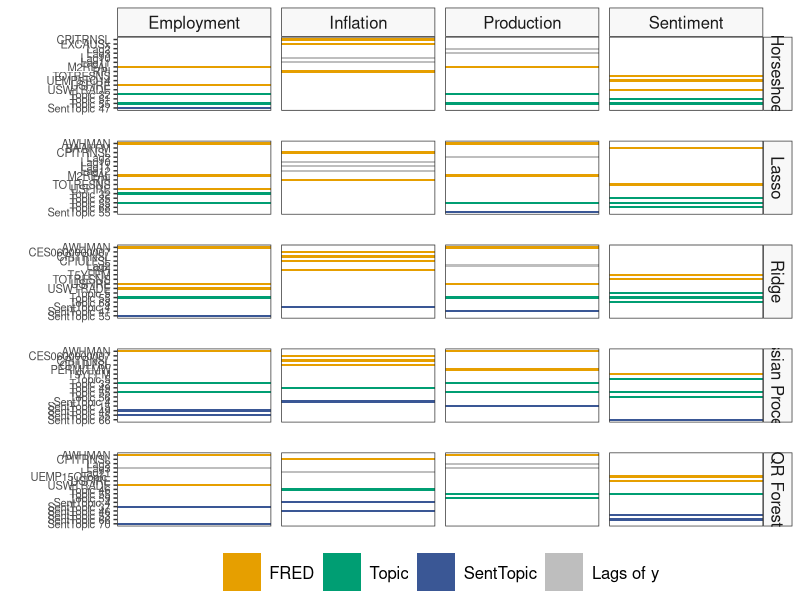

Here is the R script that generated this plot:
library(tidyverse)

# Set path to folder 'Results'
# setwd("")

# Colors
r_colors <- c(
  "#000000", "#E69F00", "#3a5795", "#56B4E9", "#009E73", "#0072B2",
  "#D55E00", "#CC79A7"
)

# Data in 'Results'
sheets <- readxl::excel_sheets("beta_results_80_10.xlsx")
df_betas <- purrr::map_df(sheets, ~ dplyr::mutate(
  readxl::read_excel("beta_results_80_10.xlsx",
                     sheet = .x
  ),
  sheetname = .x
)) |>
  relocate(Row, sheetname, CPIAUCSL, INDPRO, UMCSENTx, CE16OV)

# Make tibble for ggplot
df_betas <- df_betas |>
  mutate(
    q = parse_number(str_extract(sheetname, "q=\\d+")),
    h = parse_number(str_extract(sheetname, "hfore\\d+")),
    response = str_extract(sheetname, "INDPRO|CPI|UMCSENT|CE16"),
    response = case_when(
      response == "CE16" ~ "Employment",
      response == "CPI" ~ "Inflation",
      response == "INDPRO" ~ "Production",
      response == "UMCSENT" ~ "Sentiment"
    )
  ) |>
  select(-sheetname) |>
  mutate(
    Model = str_extract(Row, "Model=\\w+_"),
    Model = str_extract(Model, "=\\w+"),
    Model = str_remove_all(Model, "=|_|Text|Fred|Both"),
    Model = case_when(
      Model == "HS" ~ "Horseshoe",
      Model == "LASSO" ~ "Lasso",
      Model == "RIDGE" ~ "Ridge",
      Model == "BayesianKernel" ~ "Gaussian Processes",
      Model == "Tree" ~ "QR Forest"
    )
  ) |>
  relocate(Model) |>
  select(-Row) |>
  pivot_longer(!c(Model, q, response, h),
               names_to  = "var",
               values_to = "value"
  ) |>
  mutate(value = abs(value)) |>
  group_by(Model, q, response) |> # pred_set,
  arrange(desc(value), .by_group = T) |>
  ungroup() |>
  mutate(Model = fct_relevel(Model, "Horseshoe", "Lasso", "Ridge")) |>
  mutate(var = str_replace(var, "-", "")) |>
  mutate(var = if_else(str_detect(var, "ylag"), str_c("Lag", str_extract(var, "\\d+")), var))

# Set order for factors
plot_b_df <- df_betas |>
  filter(
    q == 10,
    h == 2
  ) |>
  group_by(Model, response) |>
  drop_na() |>
  mutate(value = value / max(value, na.rm = T)) |>
  slice_max(n = 5, order_by = value, with_ties = T, na_rm = T) |>
  mutate(value = 1) |>
  mutate(
    fred_news = case_when(
      str_detect(var, "Lag") ~ "Lags of y",
      str_detect(var, "^V\\d+$") ~ "Topic",
      str_detect(var, "sent_") ~ "SentTopic",
      !str_detect(var, "Lag|Topic") ~ "FRED"
    ),
    fred_news = as.factor(fred_news)
  ) |>
  mutate(fred_news = fct_relevel(as_factor(fred_news), "FRED", "Topic", "SentTopic")) |>
  mutate(
    var = str_replace(var, "V", "Topic "),
    var = str_replace(var, "sent_Topic ", "SentTopic ")
  ) |>
  mutate(var = as_factor(var)) |>
  ungroup()

# relevel such that fred first, then topics and then senttopics
all_levels <- plot_b_df$var |>
  levels() |>
  sort()
level_no_topics <- all_levels[!str_starts(all_levels, "Topic|SentTopic")] |> str_sort(numeric = T)
level_topics <- all_levels[str_starts(all_levels, "Topic")] |> str_sort(numeric = T)
level_sent_topics <- all_levels[str_starts(all_levels, "SentTopic")] |> str_sort(numeric = T)
plot_b_df$var <- fct_relevel(plot_b_df$var, c(level_no_topics, level_topics, level_sent_topics))

# Make ggplot
plot_b_df |>
  ggplot() +
  theme_bw() +
  geom_col(aes(value, var, fill = fred_news), alpha = 1, width = 0.5) +
  facet_grid(Model ~ response, scales = "free_y") +
  theme(
    strip.background = element_rect(fill = alpha("gray", 0.1)),
    panel.grid.major = element_blank(),
    panel.grid.minor = element_blank(),
    axis.text.x = element_blank(),
    axis.ticks.x = element_blank(),
    panel.spacing.x = unit(0.5, "lines"),
    panel.spacing.y = unit(1.5, "lines"),
    text = element_text(size = 12),
    axis.text = element_text(size = 8),
    strip.text.x = element_text(size = 12),
    strip.text.y = element_text(size = 12),
    legend.position = "bottom",
    legend.title = element_blank(),
    legend.text = element_text(size = 12),
    legend.margin = margin(t = -10),
    legend.key.size = unit(2, "lines")
  ) +
  labs(
    x = "",
    y = ""
  ) +
  scale_x_continuous(expand = c(0, 0)) +
  scale_y_discrete(limits = rev) +
  scale_fill_manual(values = c(r_colors[2], r_colors[5], r_colors[3], alpha("gray", 1)))

